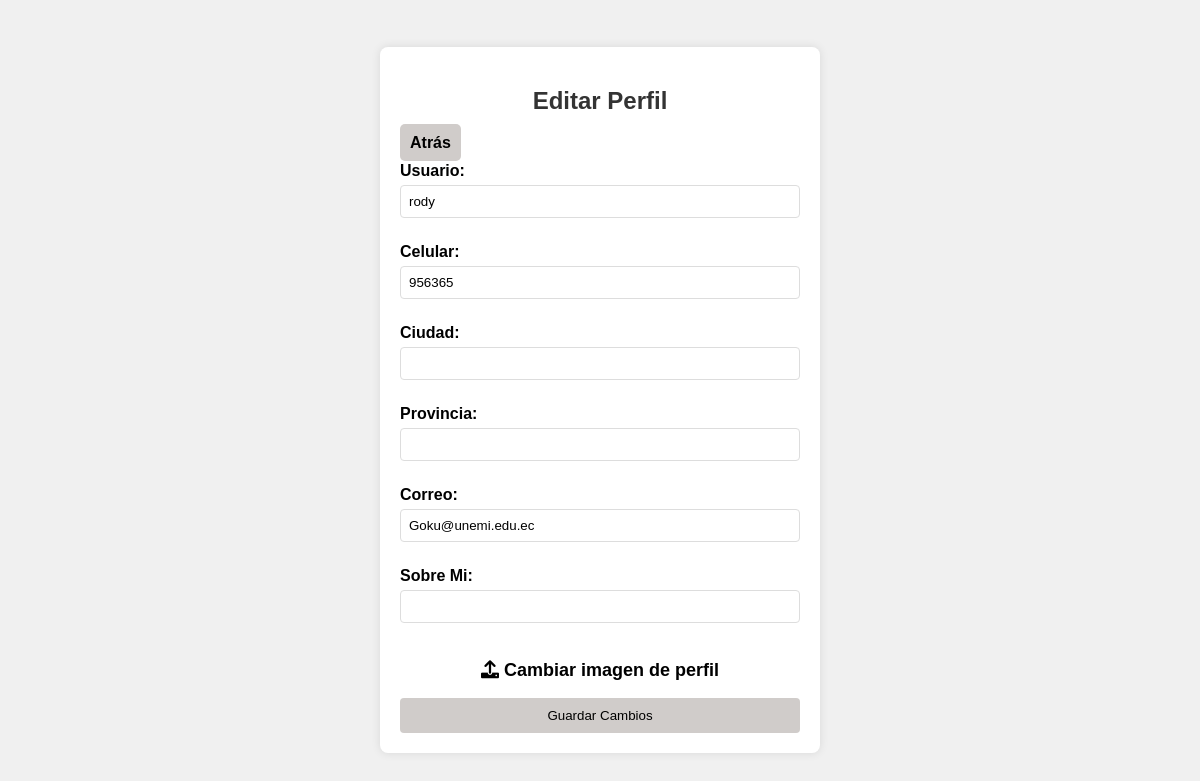
Before: /editarPerfil (signed in) with the older database file.
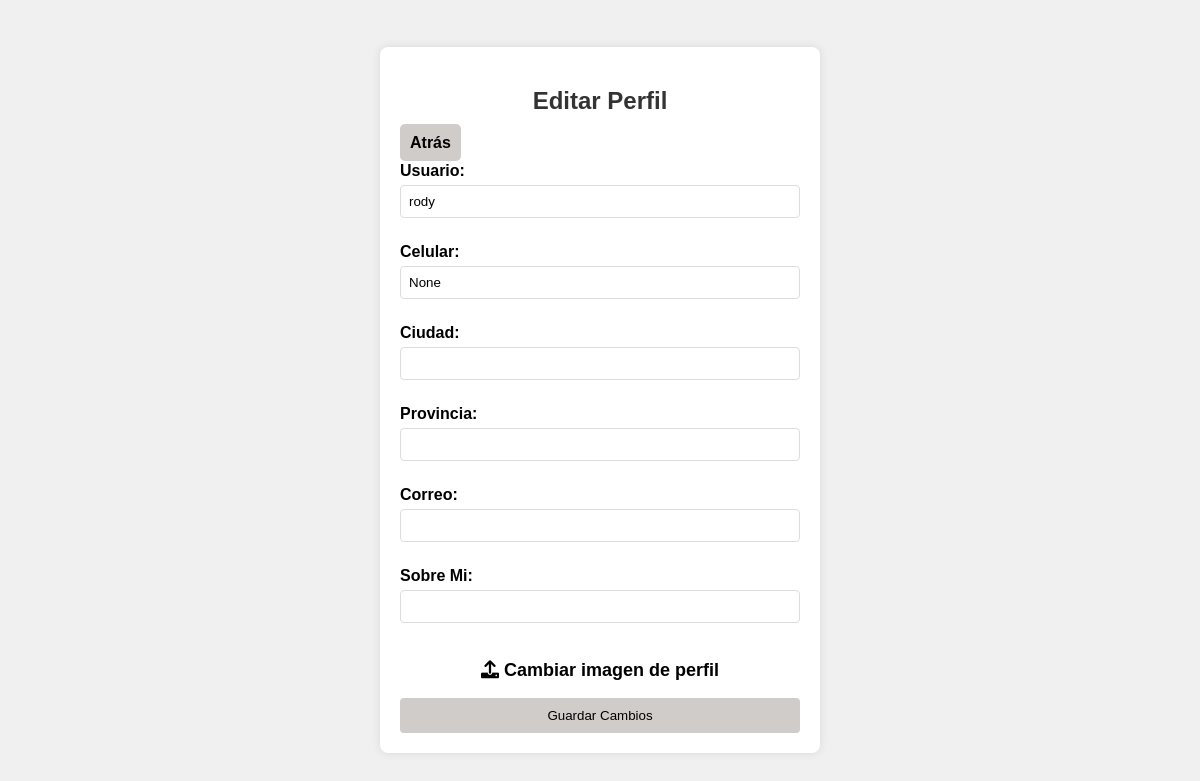
After: the same page with the newer database file.
### Apps/Usuario/models.py (models this page shows, shortened)
class Perfil(models.Model):
    imagen = models.ImageField(upload_to=user_media_path, null=True, blank=True)
    provincia = models.CharField(max_length=200)
    ciudad = models.CharField(max_length=100)
    total_publicaciones = models.IntegerField(default=0)
    usuario = models.OneToOneField(Usuario, on_delete=models.CASCADE, null=True)

class Usuario(AbstractUser):
    username = models.CharField(max_length=150, unique=True)
    correo = models.EmailField(max_length=50, unique=True)
    celular = models.IntegerField(null=True, default=None)
    OPCIONES_ROL = [
        ('usuario', 'Usuario normal'),
        ('admin', 'Administrador'),
    ]
    roles = models.CharField(max_length=7, choices=OPCIONES_ROL, default='usuario')

### Apps/Usuario/views.py (the view)
# urls.py: path('editarPerfil', login_required(views.Editar_perfil), name='editar_perfil')
def Editar_perfil (request):
    perfil = get_object_or_404(Perfil, usuario=request.user)
    return render(request, 'Usuario/editar_perfil.html',
                  {
                      'perfil' : perfil
                  })

### Apps/Usuario/templates/Usuario/editar_perfil.html (shortened to what this page needs)
{% load static %}
<!DOCTYPE html>
<html lang="es">
<head>
  <link rel="stylesheet" href="{% static 'Usuario/css/editar_perfil.css' %}? v=2">
  <link rel="stylesheet" href="https://cdnjs.cloudflare.com/ajax/libs/font-awesome/6.0.0/css/all.min.css">
</head>
<body>
  <div class="edit-profile-container">
    <h2>Editar Perfil</h2>
      <a href="{% url 'perfil' %}" class="back-button">Atrás</a>
    <form method="post" enctype="multipart/form-data">
      <label for="nombre">Usuario:</label>
      <input type="text" id="nombre" name="nombre" value="{{ perfil.usuario.username }}" required>
      <label for="titulo">Celular:</label>
      <input type="text" id="titulo" name="titulo" value="{{ perfil.usuario.celular }}" required>
      <label for="edad">Ciudad:</label>
      <input type="number" id="edad" name="edad" value="{{ perfil.ciudad }}" required>
      <label for="ubicacion">Provincia:</label>
      <input type="text" id="ubicacion" name="ubicacion" value="{{ perfil.provincia }}" required>
      <label for="correo">Correo:</label>
      <input type="email" id="correo" name="correo" value="{{ perfil.usuario.correo }}" required>
      <label for="sitio_web">Sobre Mi:</label>
      <input type="url" id="sitio_web" name="sitio_web" value="{{ perfil.sitio_web }}">
              <label class="imgperfil" for="image-upload">
                <i class="fa fa-upload"></i> Cambiar imagen de perfil
              </label>
      <button type="submit">Guardar Cambios</button>
    </form>
  </div>
</body>
</html>

Changed rows visible on the page:
changed through a linked row, Perfil "rody": titulo "956365" → "None"; correo "Goku@unemi.edu.ec" → (not shown)
